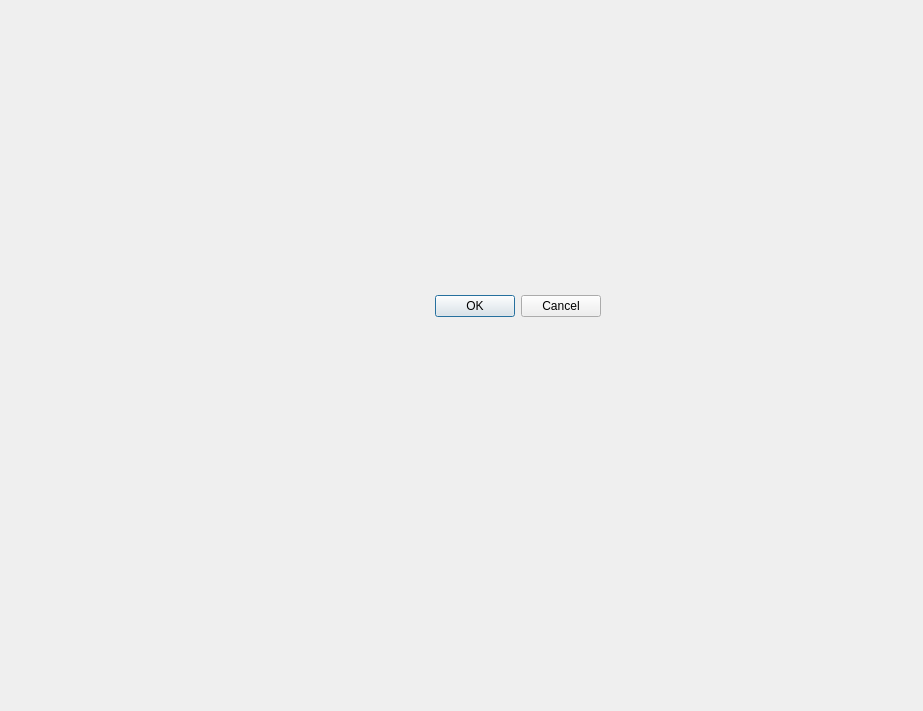
<?xml version="1.0" encoding="UTF-8"?>
<ui version="4.0">
 <class>MainWindow</class>
 <widget class="QDialog" name="MainWindow">
  <property name="geometry">
   <rect>
    <x>0</x>
    <y>0</y>
    <width>923</width>
    <height>711</height>
   </rect>
  </property>
  <property name="windowTitle">
   <string>Dialog</string>
  </property>
  <widget class="QDialogButtonBox" name="buttonBox">
   <property name="geometry">
    <rect>
     <x>260</x>
     <y>290</y>
     <width>341</width>
     <height>32</height>
    </rect>
   </property>
   <property name="orientation">
    <enum>Qt::Horizontal</enum>
   </property>
   <property name="standardButtons">
    <set>QDialogButtonBox::Cancel|QDialogButtonBox::Ok</set>
   </property>
  </widget>
 </widget>
 <resources/>
 <connections>
  <connection>
   <sender>buttonBox</sender>
   <signal>accepted()</signal>
   <receiver>MainWindow</receiver>
   <slot>accept()</slot>
   <hints>
    <hint type="sourcelabel">
     <x>248</x>
     <y>254</y>
    </hint>
    <hint type="destinationlabel">
     <x>157</x>
     <y>274</y>
    </hint>
   </hints>
  </connection>
  <connection>
   <sender>buttonBox</sender>
   <signal>rejected()</signal>
   <receiver>MainWindow</receiver>
   <slot>reject()</slot>
   <hints>
    <hint type="sourcelabel">
     <x>316</x>
     <y>260</y>
    </hint>
    <hint type="destinationlabel">
     <x>286</x>
     <y>274</y>
    </hint>
   </hints>
  </connection>
 </connections>
</ui>
